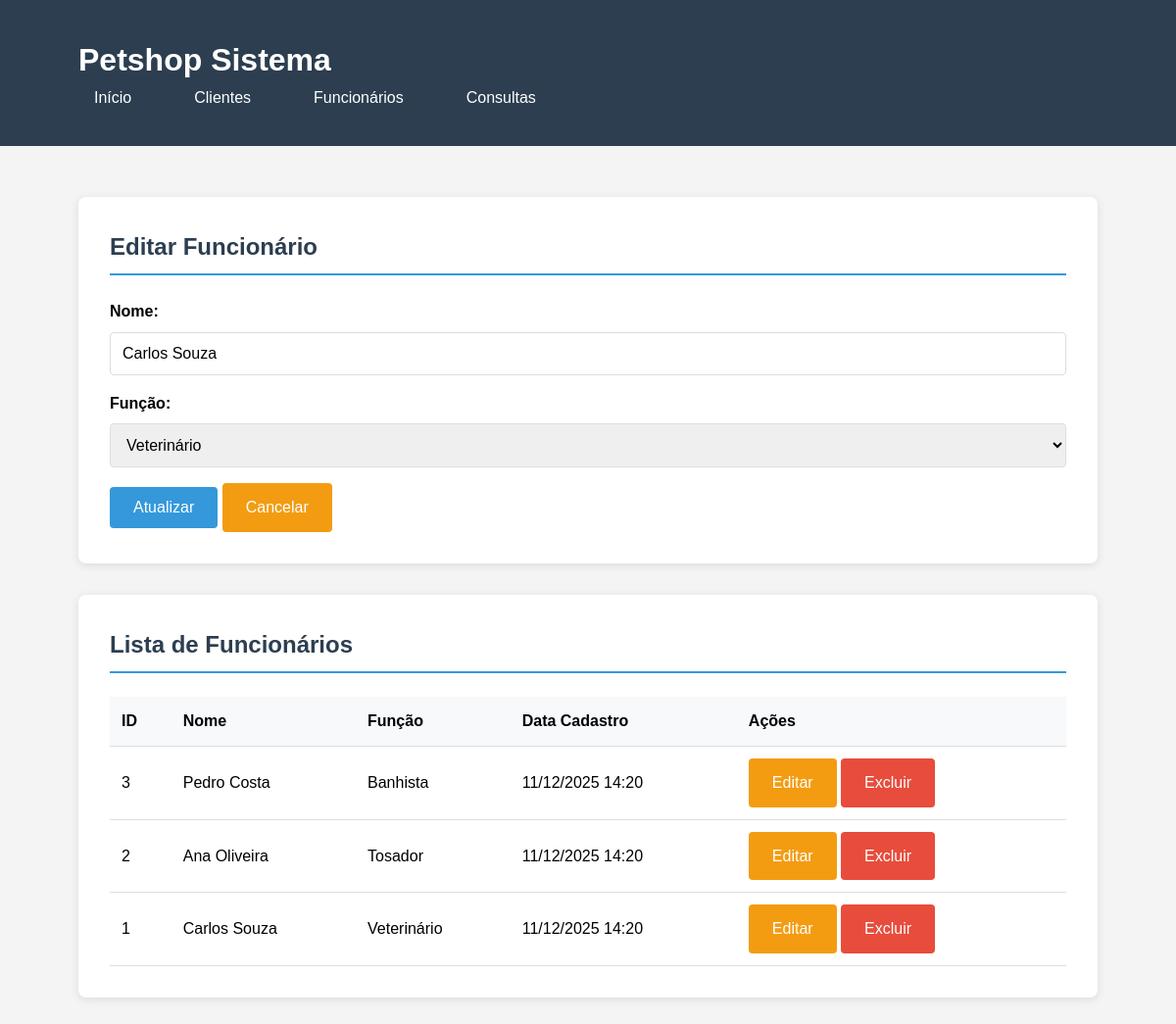
Page /funcionarios.php?editar=1 on the committed database.
### tables this page shows
CREATE TABLE funcionarios (
    id INT AUTO_INCREMENT PRIMARY KEY,
    nome VARCHAR(100) NOT NULL,
    funcao VARCHAR(50) NOT NULL,
    data_cadastro TIMESTAMP DEFAULT CURRENT_TIMESTAMP
);

### funcionario.php (called while the page is built, shortened)
<?php
class Funcionario
{
    private $conn;
    private $table_name = "funcionarios";
    public $id;
    public function __construct($db)
    {
        $this->conn = $db;
    }
    public function ler()
    {
        $query = "SELECT * FROM " . $this->table_name . " ORDER BY id DESC";
        $stmt = $this->conn->prepare($query);
        $stmt->execute();
        return $stmt;
    }
    public function lerUm()
    {
        $query = "SELECT * FROM " . $this->table_name . " WHERE id = ? LIMIT 0,1";
        $stmt = $this->conn->prepare($query);
        $stmt->bindParam(1, $this->id);
        $stmt->execute();
        $row = $stmt->fetch(PDO::FETCH_ASSOC);
        if ($row) {
            $this->nome = $row['nome'];
            $this->funcao = $row['funcao'];
            return true;
        }
        return false;
    }
}

### funcionarios.php (the view, shortened to what this page needs)
<?php
include 'funcionario.php';
$database = new Database();
$db = $database->getConnection();
$funcionario = new Funcionario($db);
$funcionario_edicao = null;
if (isset($_GET['editar'])) {
    $funcionario->id = $_GET['editar'];
    if ($funcionario->lerUm()) {
        $funcionario_edicao = $funcionario;
    }
}
?>
<!DOCTYPE html>
<html lang="pt-br">
<head>
    <link rel="stylesheet" href="style.css">
</head>
<body>
    <div class="header">
        <div class="container">
            <h1>Petshop Sistema</h1>
            <ul class="nav-menu">
                <li><a href="index.php">Início</a></li>
                <li><a href="clientes.php">Clientes</a></li>
                <li><a href="funcionarios.php">Funcionários</a></li>
                <li><a href="consultas.php">Consultas</a></li>
            </ul>
        </div>
    </div>
    <div class="container">
        <div class="card">
            <h2 class="section-title"><?php echo $funcionario_edicao ? 'Editar' : 'Cadastrar'; ?> Funcionário</h2>
            <form method="POST">
                <div class="form-group">
                    <label>Nome:</label>
                    <input type="text" name="nome" class="form-control"
                        value="<?php echo $funcionario_edicao ? $funcionario_edicao->nome : ''; ?>" required>
                </div>
                <div class="form-group">
                    <label>Função:</label>
                    <select name="funcao" class="form-control" required>
                        <option value="Veterinário" <?php echo ($funcionario_edicao && $funcionario_edicao->funcao == 'Veterinário') ? 'selected' : ''; ?>>Veterinário</option>
                    </select>
                </div>
                <button type="submit" class="btn btn-primary">
                    <?php echo $funcionario_edicao ? 'Atualizar' : 'Cadastrar'; ?>
                </button>
                <?php if ($funcionario_edicao): ?>
                    <a href="funcionarios.php" class="btn btn-warning">Cancelar</a>
                <?php endif; ?>
            </form>
        </div>
        <div class="card">
            <h2 class="section-title">Lista de Funcionários</h2>
            <table class="table">
                <thead>
                    <tr>
                        <th>ID</th>
                        <th>Nome</th>
                        <th>Função</th>
                        <th>Data Cadastro</th>
                        <th>Ações</th>
                    </tr>
                </thead>
                <tbody>
                    <?php
                    $stmt = $funcionario->ler();
                    if ($stmt->rowCount() > 0) {
                        while ($row = $stmt->fetch(PDO::FETCH_ASSOC)) {
                            extract($row);
                            $data_cadastro = date('d/m/Y H:i', strtotime($data_cadastro));
                            echo "<tr>";
                            echo "<td>{$id}</td>";
                            echo "<td>{$nome}</td>";
                            echo "<td>{$funcao}</td>";
                            echo "<td>{$data_cadastro}</td>";
                            echo "<td>";
                            echo "<a href='funcionarios.php?editar={$id}' class='btn btn-warning'>Editar</a> ";
                            echo "<a href='funcionarios.php?excluir={$id}' class='btn btn-danger' onclick='return confirmarExclusao()'>Excluir</a>";
                            echo "</td>";
                            echo "</tr>";
                        }
                    } else {
                        echo "<tr><td colspan='5'>Nenhum funcionário cadastrado.</td></tr>";
                    }
                    ?>
                </tbody>
            </table>
        </div>
    </div>
</body>
</html>

### style.css (style rules this page uses)
* { margin: 0; padding: 0; box-sizing: border-box; }
body { font-family: 'Arial', sans-serif; background-color: #f4f4f4; line-height: 1.6; }
.container { width: 90%; max-width: 1200px; margin: 0 auto; padding: 20px; }
.header { background: #2c3e50; color: white; padding: 1rem 0; margin-bottom: 2rem; }
.nav-menu { display: flex; list-style: none; gap: 2rem; }
.nav-menu a { color: white; text-decoration: none; padding: 0.5rem 1rem; border-radius: 4px; transition: background 0.3s; }
.card { background: white; border-radius: 8px; padding: 2rem; margin-bottom: 2rem; box-shadow: 0 2px 10px rgba(0,0,0,0.1); }
.form-group { margin-bottom: 1rem; }
.form-group label { display: block; margin-bottom: 0.5rem; font-weight: bold; }
.form-control { width: 100%; padding: 0.75rem; border: 1px solid #ddd; border-radius: 4px; font-size: 1rem; }
.btn { padding: 0.75rem 1.5rem; border: none; border-radius: 4px; cursor: pointer; font-size: 1rem; text-decoration: none; display: inline-block; text-align: center; }
.btn-primary { background: #3498db; color: white; }
.btn-warning { background: #f39c12; color: white; }
.btn-danger { background: #e74c3c; color: white; }
.table { width: 100%; border-collapse: collapse; margin-top: 1rem; }
.table th, .table td { padding: 0.75rem; text-align: left; border-bottom: 1px solid #ddd; }
.table th { background: #f8f9fa; font-weight: bold; }
.section-title { margin-bottom: 1.5rem; color: #2c3e50; border-bottom: 2px solid #3498db; padding-bottom: 0.5rem; }
.table td { vertical-align: middle; }

### rows in the picture
funcionarios: nome "Carlos Souza", funcao "Veterinário", id "1", data_cadastro "11/12/2025 14:20"
funcionarios: id "3", nome "Pedro Costa", funcao "Banhista", data_cadastro "11/12/2025 14:20"
funcionarios: id "2", nome "Ana Oliveira", funcao "Tosador", data_cadastro "11/12/2025 14:20"
